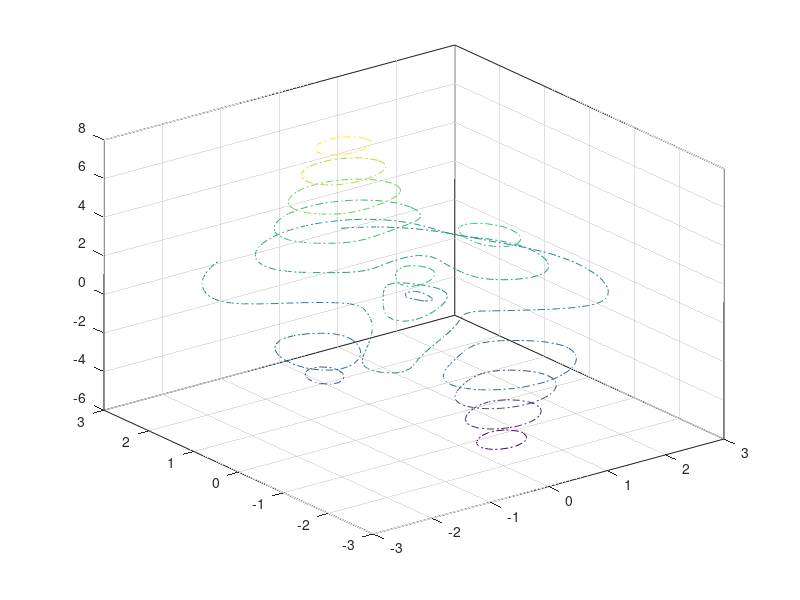

The MATLAB script that drew this image:
%=============================================================================
% Copyright (c) 2016-present Allan CORNET (Nelson)
%=============================================================================
% This file is part of Nelson.
%=============================================================================
% LICENCE_BLOCK_BEGIN
% SPDX-License-Identifier: LGPL-3.0-or-later
% LICENCE_BLOCK_END
%=============================================================================
% <--ADV-CLI MODE-->
%=============================================================================
figure();
[X, Y, Z] = peaks;
contour3(X, Y, Z, '-.')
%=============================================================================
